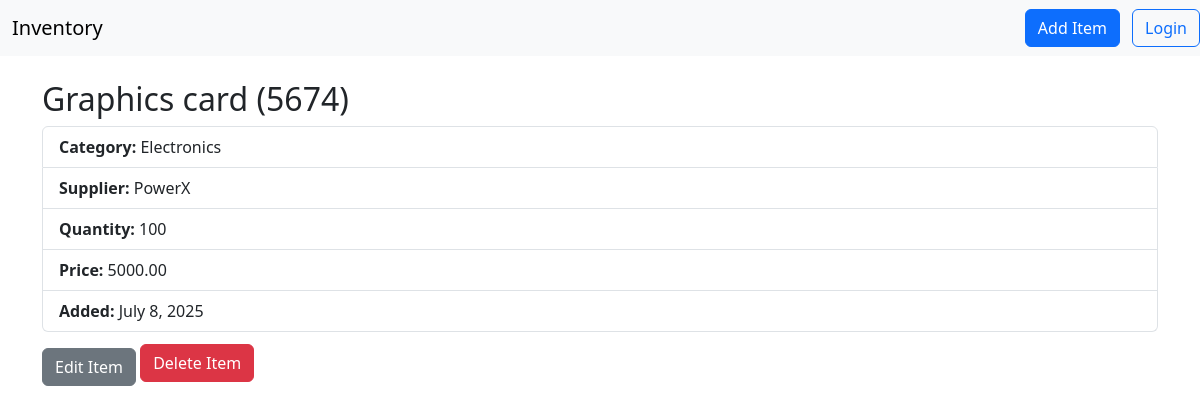
The page /item/7/ on the database its author committed.
### products/models.py (models this page shows, shortened)
class Item(models.Model):
    name = models.CharField(max_length=200)
    sku = models.CharField(max_length=50, unique=True, help_text="Stock Keeping Unit")
    category = models.ForeignKey(Category, on_delete=models.SET_NULL, null=True)
    supplier = models.ForeignKey(Supplier, on_delete=models.SET_NULL, null=True)
    quantity = models.PositiveIntegerField(default=0)
    price = models.DecimalField(max_digits=10, decimal_places=2)
    added_date = models.DateField(auto_now_add=True)

class Category(models.Model):
    name = models.CharField(max_length=100, unique=True)
    def __str__(self):
        return self.name

class Supplier(models.Model):
    name = models.CharField(max_length=200)
    contact_email = models.EmailField(blank=True)
    phone = models.CharField(max_length=20, blank=True)
    def __str__(self):
        return self.name

### products/views.py (the view)
# urls.py: path('item/<int:pk>/', views.ItemDetailView.as_view(), name='item_detail'),
class ItemDetailView(DetailView):
    model = Item
    template_name = 'products/item_detail.html'
    context_object_name = 'item'

### products/templates/products/item_detail.html (shortened to what this page needs)
{% extends 'products/base.html' %}
{% block content %}
<h2>{{ item.name }} ({{ item.sku }})</h2>
<ul class="list-group">
  <li class="list-group-item"><strong>Category:</strong> {{ item.category }}</li>
  <li class="list-group-item"><strong>Supplier:</strong> {{ item.supplier }}</li>
  <li class="list-group-item"><strong>Quantity:</strong> {{ item.quantity }}</li>
  <li class="list-group-item"><strong>Price:</strong> {{ item.price }}</li>
  <li class="list-group-item"><strong>Added:</strong> {{ item.added_date }}</li>
</ul>
<a class="btn btn-secondary mt-3" href="{% url 'products:item_edit' item.pk %}">Edit Item</a>
<a class="btn btn-danger mt-2" href="{% url 'products:item_delete' item.pk %}">Delete Item</a>
{% endblock %}

### rows shown on the page
Item: name "Graphics card", sku "5674", category "Electronics", supplier "PowerX", quantity "100", price "5000.00", added_date "July 8, 2025"
